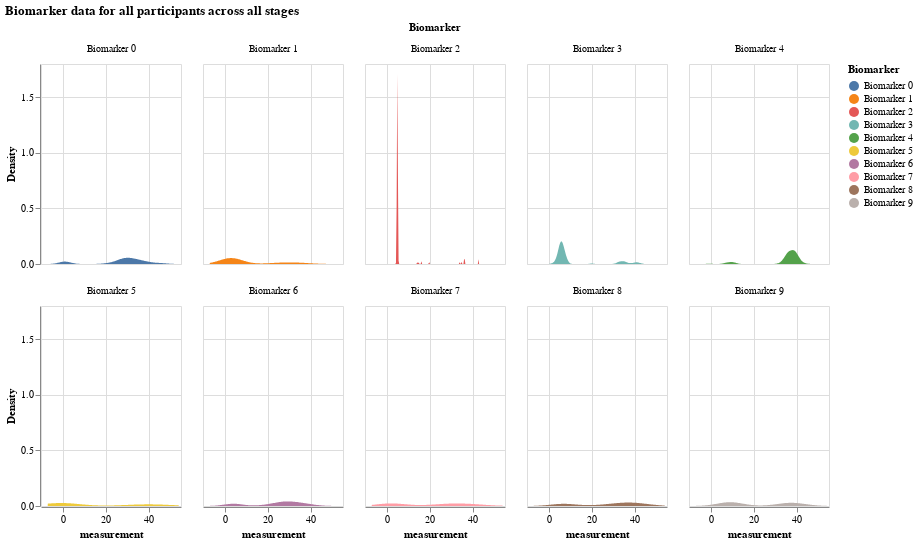

Notebook code for this chart:
### Markdown cell above
## Visualizing simulated results

With the above data structure, we can visualize the following data:

- Distribution of all biomarker values by biomarker
- Distribution of all biomarker values when the participant is at a certain disease stage
- Comparing a certain biomarker data 
- A certain participant's data

### Distribution of all biomarker values by biomarker

### Code cell
df = pd.DataFrame(X, columns = [f"Biomarker {i}" for i in range(N)])

# make this dataframe wide to long 
df_long = df.melt(var_name = "Biomarker", value_name="Value")

# exapand the value column into a dataframe
values_df = df_long['Value'].apply(pd.Series)
values_df.columns = ['participant', 'measurement', 'k_j', 'S_n', 'affected_or_not']

# join values_df with df_long
df_expanded = df_long.drop('Value', axis = 1).join(values_df)

alt.Chart(df_expanded).transform_density(
    'measurement',
    as_=['measurement', 'Density'],
    groupby=['Biomarker']
).mark_area().encode(
    x="measurement:Q",
    y="Density:Q",
    facet = alt.Facet(
        "Biomarker:N",
        columns = 5
    ),
    color=alt.Color(
        'Biomarker:N'
    )
).properties(
    width= 140,
    height = 200,
).properties(
    title='Biomarker data for all participants across all stages'
)

### Figure 1 — Vega-Lite specification as saved in the notebook (floating-point values rounded to 4 significant figures; data arrays with more than 128 entries replaced by an {"elided": "..."} marker saying what was removed)
{"config": {"view": {"continuousWidth": 300, "continuousHeight": 300}}, "data": {"name": "data-592302690bea110870d54dae1f5a610d"}, "mark": {"type": "area"}, "encoding": {"color": {"field": "Biomarker", "type": "nominal"}, "facet": {"columns": 5, "field": "Biomarker", "type": "nominal"}, "x": {"field": "measurement", "type": "quantitative"}, "y": {"field": "Density", "type": "quantitative"}}, "height": 200, "title": "Biomarker data for all participants across all stages", "transform": [{"density": "measurement", "groupby": ["Biomarker"], "as": ["measurement", "Density"]}], "width": 140, "$schema": "https://vega.github.io/schema/vega-lite/v5.16.3.json", "datasets": {"data-592302690bea110870d54dae1f5a610d": {"elided": "1000 records"}}}
